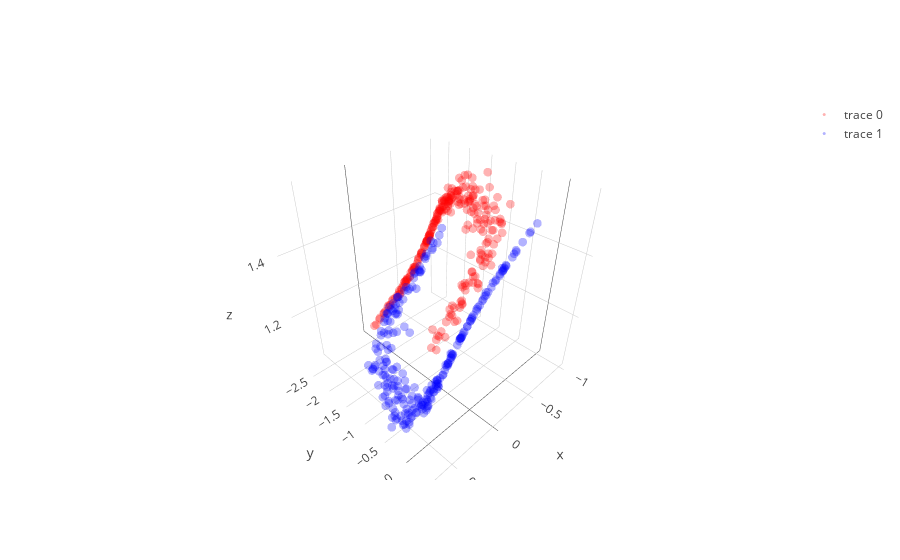

The notebook cell this image was saved under:
### Code cell
# with all scale
expand_dim = 3
w1 = np.random.randn(2,expand_dim)
w2 = np.random.randn(expand_dim,1)
a  = np.ones(expand_dim); b = np.ones(expand_dim); c = np.zeros(expand_dim)
a = a/(np.sqrt(np.sum(a**2)))
b = b/(np.sqrt(np.sum(b**2)))

w1 = _sym_decorrelation(w1)
w2 = w2/(np.sqrt(np.sum(w2**2)))

temp_X = np.copy(X)
mini_batch_size = 10
for iter in range(2000):
    cum_loss = 0; temp_X   = shuffle(temp_X)
    
    for mini_batch in range(0,len(X),mini_batch_size):
        current_batch = temp_X[mini_batch:mini_batch+mini_batch_size]
        
        layer1 = current_batch @ w1
        layer1 = layer1  + (1/(iter+1))*np.random.randn(mini_batch_size,expand_dim)
        layer1a= a*g(b*layer1)+c
        layer1a= layer1a + (1/(iter+1))*np.random.randn(mini_batch_size,expand_dim)
        layer2 = layer1a       @ w2
        loss   = w2.T @ layer1a.T @ layer1a @ w2
        
        grad2 = -layer1a.T @ layer1a @ w2 
        grad1a= -layer1a@w2@w2.T
        grada = grad1a*g(b*layer1)
        gradb = grad1a*a*g_grad(b*layer1)*layer1
        gradc = grad1a
        grad1 = current_batch.T @(grad1a*a*g_grad(b*layer1)*b) - 2.5 * current_batch.T @ current_batch @ w1 

        w2 = w2 - 0.0000009  * grad2+ (1/(iter+1))*np.random.randn(expand_dim,1)
        a = a -   0.0009    * grada.mean(0)+ (1/(iter+1))*np.random.randn(expand_dim)
        b = b -   0.0009    * gradb.mean(0)+ (1/(iter+1))*np.random.randn(expand_dim)
        c = c -   0.00009   * gradc.mean(0) + (1/(iter+1))*np.random.randn(expand_dim)
        w1 = w1 - 0.0000009  * grad1+ (1/(iter+1))*np.random.randn(2,expand_dim)
        
        w1 = _sym_decorrelation(w1)
        w2 = w2/(np.sqrt(np.sum(w2**2)))
        
#         a = b/(np.sqrt(np.sum(b**2)))
#         b = b/(np.sqrt(np.sum(b**2)))
#         c = c/(np.sqrt(np.sum(c**2)))
        
        a = (a-a.mean())/a.std()
        b = (b-b.mean())/b.std()
        c = (c-c.mean())/c.std()


        cum_loss      = cum_loss + loss.mean()
        
    if iter%500==0:print('Iter : ',iter," Loss: ",cum_loss)

# projection
projected_mine = (a*g(b*(X @ w1))+c) @ w2

plt.figure(figsize=(20,5))
plt.subplot(1, 3, 1)
plt.scatter(X[y==0, 0], X[y==0, 1], color='red', alpha=0.5)
plt.scatter(X[y==1, 0], X[y==1, 1], color='blue', alpha=0.5)
plt.quiver(X.mean(0)[0], X.mean(0)[1], evector[0,0],evector[0,1], color=['b'], scale=2.5)
plt.quiver(X.mean(0)[0], X.mean(0)[1], evector[1,0],evector[1,1], color=['g'], scale=2.5)

plt.subplot(1, 3, 2,projection='3d')
one_layer_project = (a*g(b*(X @ w1))+c)
plt.scatter(one_layer_project[:,0],one_layer_project[:,1],one_layer_project[:,2], color='red')

plt.subplot(1, 3, 3)
plt.scatter(projected_mine[y==0], np.zeros((len(projected_mine)//2)),  color='red', alpha=0.05)
plt.scatter(projected_mine[y==1], np.zeros((len(projected_mine)//2)), color='blue', alpha=0.05)
plt.show()

trace1 = go.Scatter3d(
    x=one_layer_project[y==0,0],
    y=one_layer_project[y==0,1],
    z=one_layer_project[y==0,2],
    mode='markers',
    line=dict(color='red',width=0.5),
    marker=dict(size=3,opacity=0.3)
)
trace2 = go.Scatter3d(
    x=one_layer_project[y==1,0],
    y=one_layer_project[y==1,1],
    z=one_layer_project[y==1,2],
    mode='markers',
    line=dict(color='blue',width=0.5),
    marker=dict(size=3,opacity=0.3)
)
data = [trace1,trace2]
fig  = go.Figure(data=data)
iplot(fig)

### Figure 1 — Plotly figure (JSON) as saved in the notebook; plotly's stock layout.template omitted (floating-point values rounded to 4 significant figures; data arrays with more than 128 entries replaced by an {"elided": "..."} marker saying what was removed)
{"data": [{"line": {"color": "red", "width": 0.5}, "marker": {"opacity": 0.3, "size": 3}, "mode": "markers", "type": "scatter3d", "uid": "96e93a4f-dc14-4dbe-b803-1a63ea0dd520", "x": {"elided": "250 float values"}, "y": {"elided": "250 float values"}, "z": {"elided": "250 float values"}}, {"line": {"color": "blue", "width": 0.5}, "marker": {"opacity": 0.3, "size": 3}, "mode": "markers", "type": "scatter3d", "uid": "6bffaf92-039c-40d2-95d6-22a6ff8597c5", "x": {"elided": "250 float values"}, "y": {"elided": "250 float values"}, "z": {"elided": "250 float values"}}], "layout": {}}
